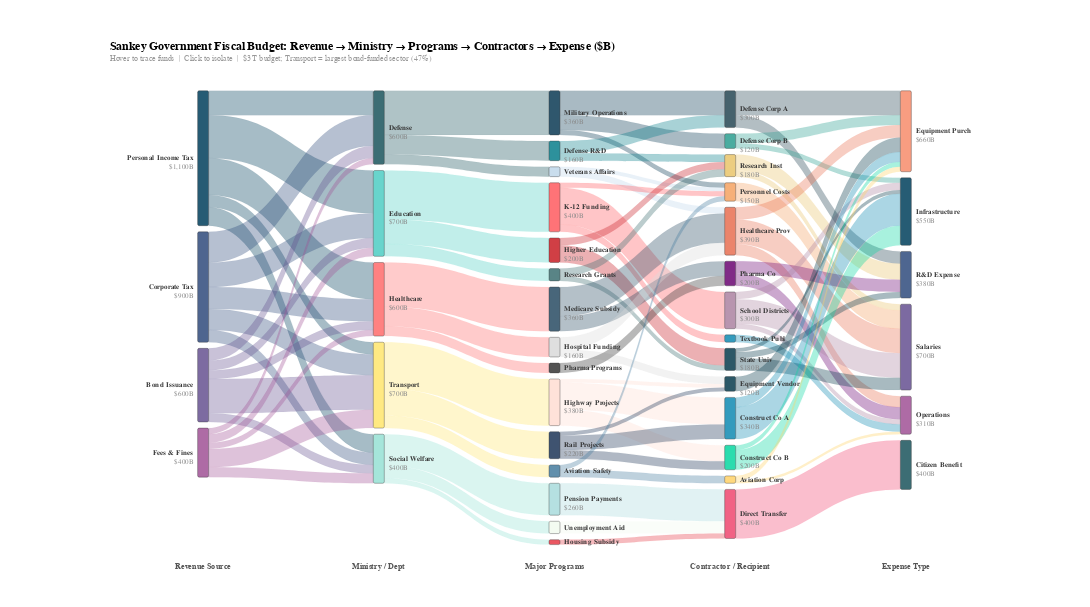

Describe this chart as a Vega-Lite specification.
### Vega specification from a JSON file in a GitHub repository (floating-point values rounded to 4 significant figures)
{"$schema": "https://vega.github.io/schema/vega/v5.json", "description": "Government Fiscal Budget Flow Sankey — Revenue to Expenditure (Data-Driven Architecture)", "width": 1200, "height": 620, "padding": {"left": 150, "right": 140, "top": 55, "bottom": 50}, "background": "white", "_metadata": {"chart_type": "sankey_multi_stage", "title": "Sankey Government Fiscal Budget & Expenditure", "topic": "government_budget_audit", "architecture": "data-driven layout via Vega transform pipeline", "value_unit": "Billions USD", "notes": "$3,000B total budget — Transport gets most bond funding (47%); Infrastructure largest expense category (18%)"}, "signals": [{"name": "nodeWidth", "value": 15}, {"name": "nodeGap", "value": 50}, {"name": "threshold", "value": 0, "bind": {"input": "range", "min": 0, "max": 100, "step": 10, "name": "Min Flow ($B): "}}, {"name": "nodeHover", "value": null, "on": [{"events": "@nodeRect:mouseover", "update": "datum.name"}, {"events": "@nodeRect:mouseout", "update": "null"}]}, {"name": "edgeHover", "value": null, "on": [{"events": "@edgeMark:mouseover", "update": "datum.linkId"}, {"events": "@edgeMark:mouseout", "update": "null"}]}, {"name": "selectedNode", "value": null, "on": [{"events": "@nodeRect:click!", "update": "selectedNode === datum.name ? null : datum.name"}, {"events": [{"type": "click", "markname": "resetBtn"}, {"type": "dblclick"}], "update": "null"}]}], "data": [{"name": "rawLinks", "values": [{"source": "Personal Income Tax", "target": "Defense", "value": 200}, {"source": "Personal Income Tax", "target": "Education", "value": 350}, {"source": "Personal Income Tax", "target": "Healthcare", "value": 300}, {"source": "Personal Income Tax", "target": "Transport", "value": 100}, {"source": "Personal Income Tax", "target": "Social Welfare", "value": 150}, {"source": "Corporate Tax", "target": "Defense", "value": 250}, {"source": "Corporate Tax", "target": "Education", "value": 200}, {"source": "Corporate Tax", "target": "Healthcare", "value": 180}, {"source": "Corporate Tax", "target": "Transport", "value": 170}, {"source": "Corporate Tax", "target": "Social Welfare", "value": 100}, {"source": "Bond Issuance", "target": "Defense", "value": 100}, {"source": "Bond Issuance", "target": "Education", "value": 80}, {"source": "Bond Issuance", "target": "Healthcare", "value": 70}, {"source": "Bond Issuance", "target": "Transport", "value": 280}, {"source": "Bond Issuance", "target": "Social Welfare", "value": 70}, {"source": "Fees & Fines", "target": "Defense", "value": 50}, {"source": "Fees & Fines", "target": "Education", "value": 70}, {"source": "Fees & Fines", "target": "Healthcare", "value": 50}, {"source": "Fees & Fines", "target": "Transport", "value": 150}, {"source": "Fees & Fines", "target": "Social Welfare", "value": 80}, {"source": "Defense", "target": "Military Operations", "value": 360}, {"source": "Defense", "target": "Defense R&D", "value": 160}, {"source": "Defense", "target": "Veterans Affairs", "value": 80}, {"source": "Education", "target": "K-12 Funding", "value": 400}, {"source": "Education", "target": "Higher Education", "value": 200}, {"source": "Education", "target": "Research Grants", "value": 100}, {"source": "Healthcare", "target": "Medicare Subsidy", "value": 360}, {"source": "Healthcare", "target": "Hospital Funding", "value": 160}, {"source": "Healthcare", "target": "Pharma Programs", "value": 80}, {"source": "Transport", "target": "Highway Projects", "value": 380}, {"source": "Transport", "target": "Rail Projects", "value": 220}, {"source": "Transport", "target": "Aviation Safety", "value": 100}, {"source": "Social Welfare", "target": "Pension Payments", "value": 260}, {"source": "Social Welfare", "target": "Unemployment Aid", "value": 100}, {"source": "Social Welfare", "target": "Housing Subsidy", "value": 40}, {"source": "Military Operations", "target": "Defense Corp A", "value": 200}, {"source": "Military Operations", "target": "Defense Corp B", "value": 120}, {"source": "Military Operations", "target": "Personnel Costs", "value": 40}, {"source": "Defense R&D", "target": "Defense Corp A", "value": 100}, {"source": "Defense R&D", "target": "Research Inst", "value": 60}, {"source": "Veterans Affairs", "target": "Healthcare Prov", "value": 50}, {"source": "Veterans Affairs", "target": "Personnel Costs", "value": 30}, {"source": "K-12 Funding", "target": "School Districts", "value": 300}, {"source": "K-12 Funding", "target": "Textbook Publ", "value": 60}, {"source": "K-12 Funding", "target": "Personnel Costs", "value": 40}, {"source": "Higher Education", "target": "State Univ", "value": 140}, {"source": "Higher Education", "target": "Research Inst", "value": 60}, {"source": "Research Grants", "target": "Research Inst", "value": 60}, {"source": "Research Grants", "target": "State Univ", "value": 40}, {"source": "Medicare Subsidy", "target": "Healthcare Prov", "value": 240}, {"source": "Medicare Subsidy", "target": "Pharma Co", "value": 120}, {"source": "Hospital Funding", "target": "Healthcare Prov", "value": 100}, {"source": "Hospital Funding", "target": "Equipment Vendor", "value": 60}, {"source": "Pharma Programs", "target": "Pharma Co", "value": 80}, {"source": "Highway Projects", "target": "Construct Co A", "value": 220}, {"source": "Highway Projects", "target": "Construct Co B", "value": 130}, {"source": "Highway Projects", "target": "Equipment Vendor", "value": 30}, {"source": "Rail Projects", "target": "Construct Co A", "value": 120}, {"source": "Rail Projects", "target": "Construct Co B", "value": 70}, {"source": "Rail Projects", "target": "Equipment Vendor", "value": 30}, {"source": "Aviation Safety", "target": "Aviation Corp", "value": 60}, {"source": "Aviation Safety", "target": "Personnel Costs", "value": 40}, {"source": "Pension Payments", "target": "Direct Transfer", "value": 260}, {"source": "Unemployment Aid", "target": "Direct Transfer", "value": 100}, {"source": "Housing Subsidy", "target": "Direct Transfer", "value": 40}, {"source": "Defense Corp A", "target": "Equipment Purch", "value": 200}, {"source": "Defense Corp A", "target": "R&D Expense", "value": 100}, {"source": "Defense Corp B", "target": "Equipment Purch", "value": 80}, {"source": "Defense Corp B", "target": "Infrastructure", "value": 40}, {"source": "Research Inst", "target": "R&D Expense", "value": 130}, {"source": "Research Inst", "target": "Salaries", "value": 50}, {"source": "Personnel Costs", "target": "Salaries", "value": 150}, {"source": "Healthcare Prov", "target": "Salaries", "value": 200}, {"source": "Healthcare Prov", "target": "Equipment Purch", "value": 100}, {"source": "Healthcare Prov", "target": "Operations", "value": 90}, {"source": "Pharma Co", "target": "R&D Expense", "value": 100}, {"source": "Pharma Co", "target": "Operations", "value": 100}, {"source": "School Districts", "target": "Salaries", "value": 200}, {"source": "School Districts", "target": "Infrastructure", "value": 60}, {"source": "School Districts", "target": "Operations", "value": 40}, {"source": "Textbook Publ", "target": "Operations", "value": 60}, {"source": "State Univ", "target": "Salaries", "value": 100}, {"source": "State Univ", "target": "R&D Expense", "value": 50}, {"source": "State Univ", "target": "Infrastructure", "value": 30}, {"source": "Equipment Vendor", "target": "Equipment Purch", "value": 120}, {"source": "Construct Co A", "target": "Infrastructure", "value": 260}, {"source": "Construct Co A", "target": "Equipment Purch", "value": 80}, {"source": "Construct Co B", "target": "Infrastructure", "value": 160}, {"source": "Construct Co B", "target": "Equipment Purch", "value": 40}, {"source": "Aviation Corp", "target": "Equipment Purch", "value": 40}, {"source": "Aviation Corp", "target": "Operations", "value": 20}, {"source": "Direct Transfer", "target": "Citizen Benefit", "value": 400}]}, {"name": "nodeConfig", "values": [{"name": "Personal Income Tax", "depth": 0, "order": 0}, {"name": "Corporate Tax", "depth": 0, "order": 1}, {"name": "Bond Issuance", "depth": 0, "order": 2}, {"name": "Fees & Fines", "depth": 0, "order": 3}, {"name": "Defense", "depth": 1, "order": 0}, {"name": "Education", "depth": 1, "order": 1}, {"name": "Healthcare", "depth": 1, "order": 2}, {"name": "Transport", "depth": 1, "order": 3}, {"name": "Social Welfare", "depth": 1, "order": 4}, {"name": "Military Operations", "depth": 2, "order": 0}, {"name": "Defense R&D", "depth": 2, "order": 1}, {"name": "Veterans Affairs", "depth": 2, "order": 2}, {"name": "K-12 Funding", "depth": 2, "order": 3}, {"name": "Higher Education", "depth": 2, "order": 4}, {"name": "Research Grants", "depth": 2, "order": 5}, {"name": "Medicare Subsidy", "depth": 2, "order": 6}, {"name": "Hospital Funding", "depth": 2, "order": 7}, {"name": "Pharma Programs", "depth": 2, "order": 8}, {"name": "Highway Projects", "depth": 2, "order": 9}, {"name": "Rail Projects", "depth": 2, "order": 10}, {"name": "Aviation Safety", "depth": 2, "order": 11}, {"name": "Pension Payments", "depth": 2, "order": 12}, {"name": "Unemployment Aid", "depth": 2, "order": 13}, {"name": "Housing Subsidy", "depth": 2, "order": 14}, {"name": "Defense Corp A", "depth": 3, "order": 0}, {"name": "Defense Corp B", "depth": 3, "order": 1}, {"name": "Research Inst", "depth": 3, "order": 2}, {"name": "Personnel Costs", "depth": 3, "order": 3}, {"name": "Healthcare Prov", "depth": 3, "order": 4}, {"name": "Pharma Co", "depth": 3, "order": 5}, {"name": "School Districts", "depth": 3, "order": 6}, {"name": "Textbook Publ", "depth": 3, "order": 7}, {"name": "State Univ", "depth": 3, "order": 8}, {"name": "Equipment Vendor", "depth": 3, "order": 9}, {"name": "Construct Co A", "depth": 3, "order": 10}, {"name": "Construct Co B", "depth": 3, "order": 11}, {"name": "Aviation Corp", "depth": 3, "order": 12}, {"name": "Direct Transfer", "depth": 3, "order": 13}, {"name": "Equipment Purch", "depth": 4, "order": 0}, {"name": "Infrastructure", "depth": 4, "order": 1}, {"name": "R&D Expense", "depth": 4, "order": 2}, {"name": "Salaries", "depth": 4, "order": 3}, {"name": "Operations", "depth": 4, "order": 4}, {"name": "Citizen Benefit", "depth": 4, "order": 5}]}, {"name": "depthLabelsData", "values": [{"depth": 0, "label": "Revenue Source"}, {"depth": 1, "label": "Ministry / Dept"}, {"depth": 2, "label": "Major Programs"}, {"depth": 3, "label": "Contractor / Recipient"}, {"depth": 4, "label": "Expense Type"}]}, {"name": "filteredLinks", "source": "rawLinks", "transform": [{"type": "filter", "expr": "datum.value >= threshold"}, {"type": "formula", "expr": "datum.source + ' → ' + datum.target", "as": "linkId"}]}, {"name": "linksWithOrder", "source": "filteredLinks", "transform": [{"type": "lookup", "from": "nodeConfig", "key": "name", "fields": ["source"], "as": ["srcConfig"]}, {"type": "lookup", "from": "nodeConfig", "key": "name", "fields": ["target"], "as": ["tgtConfig"]}, {"type": "formula", "expr": "datum.srcConfig.order", "as": "srcOrder"}, {"type": "formula", "expr": "datum.tgtConfig.order", "as": "tgtOrder"}, {"type": "formula", "expr": "datum.srcConfig.depth", "as": "srcDepth"}, {"type": "formula", "expr": "datum.tgtConfig.depth", "as": "tgtDepth"}]}, {"name": "outTotals", "source": "linksWithOrder", "transform": [{"type": "aggregate", "groupby": ["source"], "fields": ["value"], "ops": ["sum"], "as": ["totalOut"]}]}, {"name": "inTotals", "source": "linksWithOrder", "transform": [{"type": "aggregate", "groupby": ["target"], "fields": ["value"], "ops": ["sum"], "as": ["totalIn"]}]}, {"name": "nodePositions", "source": "nodeConfig", "transform": [{"type": "lookup", "from": "outTotals", "key": "source", "fields": ["name"], "as": ["outInfo"]}, {"type": "lookup", "from": "inTotals", "key": "target", "fields": ["name"], "as": ["inInfo"]}, {"type": "formula", "expr": "datum.outInfo ? datum.outInfo.totalOut : 0", "as": "totalOut"}, {"type": "formula", "expr": "datum.inInfo ? datum.inInfo.totalIn : 0", "as": "totalIn"}, {"type": "formula", "expr": "max(datum.totalOut, datum.totalIn)", "as": "total"}, {"type": "filter", "expr": "datum.total > 0"}, {"type": "stack", "groupby": ["depth"], "sort": {"field": "order", "order": "ascending"}, "field": "total"}, {"type": "window", "groupby": ["depth"], "sort": {"field": "order", "order": "ascending"}, "ops": ["row_number"], "as": ["rankInDepth"]}, {"type": "formula", "expr": "datum.y0 + (datum.rankInDepth - 1) * nodeGap", "as": "y0g"}, {"type": "formula", "expr": "datum.y1 + (datum.rankInDepth - 1) * nodeGap", "as": "y1g"}]}, {"name": "sourceStacked", "source": "linksWithOrder", "transform": [{"type": "window", "groupby": ["source"], "sort": {"field": "tgtOrder", "order": "ascending"}, "ops": ["sum"], "fields": ["value"], "frame": [null, 0], "as": ["srcCumEnd"]}, {"type": "formula", "expr": "datum.srcCumEnd - datum.value", "as": "srcCumStart"}]}, {"name": "targetStacked", "source": "linksWithOrder", "transform": [{"type": "window", "groupby": ["target"], "sort": {"field": "srcOrder", "order": "ascending"}, "ops": ["sum"], "fields": ["value"], "frame": [null, 0], "as": ["tgtCumEnd"]}, {"type": "formula", "expr": "datum.tgtCumEnd - datum.value", "as": "tgtCumStart"}]}, {"name": "edges", "source": "sourceStacked", "transform": [{"type": "lookup", "from": "targetStacked", "key": "linkId", "fields": ["linkId"], "as": ["tgtInfo"]}, {"type": "formula", "expr": "datum.tgtInfo ? datum.tgtInfo.tgtCumStart : 0", "as": "tgtCumStart"}, {"type": "formula", "expr": "datum.tgtInfo ? datum.tgtInfo.tgtCumEnd : datum.value", "as": "tgtCumEnd"}, {"type": "lookup", "from": "nodePositions", "key": "name", "fields": ["source"], "as": ["srcNode"]}, {"type": "lookup", "from": "nodePositions", "key": "name", "fields": ["target"], "as": ["tgtNode"]}, {"type": "filter", "expr": "datum.srcNode && datum.tgtNode"}, {"type": "formula", "expr": "datum.srcNode.y0g + datum.srcCumStart", "as": "absSy0"}, {"type": "formula", "expr": "datum.srcNode.y0g + datum.srcCumEnd", "as": "absSy1"}, {"type": "formula", "expr": "datum.tgtNode.y0g + datum.tgtCumStart", "as": "absTy0"}, {"type": "formula", "expr": "datum.tgtNode.y0g + datum.tgtCumEnd", "as": "absTy1"}, {"type": "formula", "expr": "datum.srcNode.total > 0 ? datum.value / datum.srcNode.total : 0", "as": "srcPct"}, {"type": "formula", "expr": "datum.tgtNode.total > 0 ? datum.value / datum.tgtNode.total : 0", "as": "tgtPct"}]}], "scales": [{"name": "x", "type": "point", "range": "width", "domain": [0, 1, 2, 3, 4], "padding": 0.5}, {"name": "y", "type": "linear", "range": [0, {"signal": "height"}], "domain": {"data": "nodePositions", "field": "y1g"}}, {"name": "color", "type": "ordinal", "domain": {"data": "nodeConfig", "field": "name"}, "range": ["#003F5C", "#2F4B7C", "#665191", "#A05195", "#1A535C", "#4ECDC4", "#FF6B6B", "#FFE66D", "#95E1D3", "#0B3954", "#087E8B", "#BFD7EA", "#FF5A5F", "#C81D25", "#3C6E71", "#284B63", "#D9D9D9", "#353535", "#FFDDD2", "#1D3557", "#457B9D", "#A8DADC", "#F1FAEE", "#E63946", "#264653", "#2A9D8F", "#E9C46A", "#F4A261", "#E76F51", "#6A0572", "#AB83A1", "#118AB2", "#073B4C", "#073B4C", "#118AB2", "#06D6A0", "#FFD166", "#EF476F", "#F78C6B"]}], "marks": [{"type": "path", "name": "edgeMark", "from": {"data": "edges"}, "encode": {"update": {"path": {"signal": "'M' + (scale('x', datum.srcDepth) + nodeWidth) + ',' + scale('y', datum.absSy0) + ' C' + ((scale('x', datum.srcDepth) + nodeWidth + scale('x', datum.tgtDepth)) / 2) + ',' + scale('y', datum.absSy0) + ' ' + ((scale('x', datum.srcDepth) + nodeWidth + scale('x', datum.tgtDepth)) / 2) + ',' + scale('y', datum.absTy0) + ' ' + scale('x', datum.tgtDepth) + ',' + scale('y', datum.absTy0) + ' L' + scale('x', datum.tgtDepth) + ',' + scale('y', datum.absTy1) + ' C' + ((scale('x', datum.srcDepth) + nodeWidth + scale('x', datum.tgtDepth)) / 2) + ',' + scale('y', datum.absTy1) + ' ' + ((scale('x', datum.srcDepth) + nodeWidth + scale('x', datum.tgtDepth)) / 2) + ',' + scale('y', datum.absSy1) + ' ' + (scale('x', datum.srcDepth) + nodeWidth) + ',' + scale('y', datum.absSy1) + ' Z'"}, "fill": {"scale": "color", "field": "source"}, "fillOpacity": {"signal": "selectedNode ? (datum.source === selectedNode || datum.target === selectedNode ? 0.65 : 0.04) : nodeHover ? (datum.source === nodeHover || datum.target === nodeHover ? 0.65 : 0.08) : edgeHover === datum.linkId ? 0.75 : 0.35"}, "stroke": {"scale": "color", "field": "source"}, "strokeWidth": {"value": 0.5}, "strokeOpacity": {"signal": "selectedNode ? (datum.source === selectedNode || datum.target === selectedNode ? 0.4 : 0) : nodeHover ? (datum.source === nodeHover || datum.target === nodeHover ? 0.4 : 0) : edgeHover === datum.linkId ? 0.5 : 0.1"}, "tooltip": {"signal": "datum.source + ' → ' + datum.target + ': $' + format(datum.value, ',d') + 'B (' + format(datum.srcPct, '.0%') + ' of ' + datum.source + ')'"}, "cursor": {"value": "pointer"}}, "hover": {"fillOpacity": {"value": 0.8}}}}, {"type": "rect", "name": "nodeRect", "from": {"data": "nodePositions"}, "encode": {"enter": {"width": {"signal": "nodeWidth"}, "cornerRadius": {"value": 2}}, "update": {"x": {"scale": "x", "field": "depth"}, "y": {"scale": "y", "field": "y0g"}, "y2": {"scale": "y", "field": "y1g"}, "fill": {"scale": "color", "field": "name"}, "stroke": {"value": "#333"}, "strokeWidth": {"signal": "selectedNode === datum.name || nodeHover === datum.name ? 2 : 0.5"}, "fillOpacity": {"signal": "selectedNode ? (datum.name === selectedNode ? 1 : 0.25) : nodeHover === datum.name ? 1 : 0.85"}, "tooltip": {"signal": "datum.name + ': $' + format(datum.total, ',d') + 'B'"}, "cursor": {"value": "pointer"}}}}, {"type": "text", "from": {"data": "nodePositions"}, "interactive": false, "encode": {"update": {"x": {"signal": "datum.depth === 0 ? scale('x', datum.depth) - 6 : scale('x', datum.depth) + nodeWidth + 6"}, "y": {"signal": "(scale('y', datum.y0g) + scale('y', datum.y1g)) / 2"}, "align": {"signal": "datum.depth === 0 ? 'right' : 'left'"}, "text": {"field": "name"}, "fontSize": {"value": 10}, "fontWeight": {"value": "bold"}, "fill": {"value": "#333"}, "baseline": {"value": "middle"}, "opacity": {"signal": "selectedNode ? (datum.name === selectedNode ? 1 : 0.25) : 1"}}}}, {"type": "text", "from": {"data": "nodePositions"}, "interactive": false, "encode": {"update": {"x": {"signal": "datum.depth === 0 ? scale('x', datum.depth) - 6 : scale('x', datum.depth) + nodeWidth + 6"}, "y": {"signal": "(scale('y', datum.y0g) + scale('y', datum.y1g)) / 2 + 12"}, "align": {"signal": "datum.depth === 0 ? 'right' : 'left'"}, "text": {"signal": "abs(scale('y', datum.y0g) - scale('y', datum.y1g)) > 18 ? '$' + format(datum.total, ',d') + 'B' : ''"}, "fontSize": {"value": 9}, "fill": {"value": "#888"}, "baseline": {"value": "middle"}, "opacity": {"signal": "selectedNode ? (datum.name === selectedNode ? 1 : 0.25) : 1"}}}}, {"type": "text", "from": {"data": "depthLabelsData"}, "interactive": false, "encode": {"enter": {"x": {"signal": "scale('x', datum.depth) + nodeWidth / 2"}, "y": {"signal": "height + 25"}, "text": {"field": "label"}, "fontSize": {"value": 11}, "fontWeight": {"value": "bold"}, "fill": {"value": "#555"}, "baseline": {"value": "top"}, "align": {"value": "center"}}}}, {"type": "group", "data": [{"name": "showResetData", "values": [{}], "transform": [{"type": "filter", "expr": "selectedNode"}]}], "encode": {"enter": {"xc": {"signal": "width / 2"}, "y": {"value": -35}, "width": {"value": 100}, "height": {"value": 26}}}, "marks": [{"type": "group", "name": "resetBtn", "from": {"data": "showResetData"}, "encode": {"enter": {"cornerRadius": {"value": 5}, "fill": {"value": "#f5f5f5"}, "stroke": {"value": "#bbb"}, "strokeWidth": {"value": 1.5}, "height": {"field": {"group": "height"}}, "width": {"field": {"group": "width"}}, "cursor": {"value": "pointer"}}, "update": {"opacity": {"value": 1}}, "hover": {"opacity": {"value": 0.7}}}, "marks": [{"type": "text", "interactive": false, "encode": {"enter": {"xc": {"field": {"group": "width"}, "mult": 0.5}, "yc": {"field": {"group": "height"}, "mult": 0.5, "offset": 1}, "align": {"value": "center"}, "baseline": {"value": "middle"}, "fontWeight": {"value": "bold"}, "fontSize": {"value": 11}, "text": {"value": "Show All"}, "fill": {"value": "#555"}}}}]}]}], "title": {"text": "Sankey Government Fiscal Budget: Revenue → Ministry → Programs → Contractors → Expense ($B)", "subtitle": "Hover to trace funds  |  Click to isolate  |  $3T budget; Transport = largest bond-funded sector (47%)", "fontSize": 16, "subtitleFontSize": 11, "subtitleColor": "#999", "anchor": "start"}}
